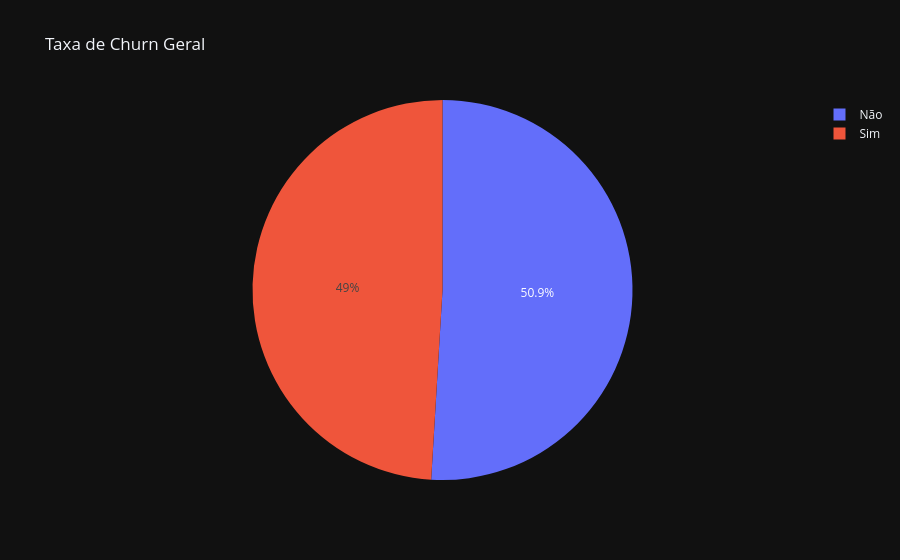

The notebook cell saved with this chart:
### Code cell
# Gráfico - Versão Interativa

# Calcula a contagem por categoria
churn_counts = df_churn['Churn'].value_counts()

# Cria o gráfico
fig_pie = px.pie(values = churn_counts.values,
                 names = churn_counts.index.map({1: 'Sim', 0: 'Não'}),
                 title = 'Taxa de Churn Geral',
                 color = churn_counts.index.map({1: 'Sim', 0: 'Não'}),
                 color_discrete_map = {'Sim':'#EF553B', 'Não':'#636EFA'})
fig_pie.show()

### Figure 1 — Plotly figure (JSON) as saved in the notebook; plotly's stock layout.template omitted (floating-point values rounded to 4 significant figures)
{"data": [{"customdata": [["Não"], ["Sim"]], "domain": {"x": [0.0, 1.0], "y": [0.0, 1.0]}, "hovertemplate": "label=%{label}<br>value=%{value}<br>color=%{customdata[0]}<extra></extra>", "labels": ["Não", "Sim"], "legendgroup": "", "marker": {"colors": ["#636EFA", "#EF553B"]}, "name": "", "showlegend": true, "values": [1019, 981], "type": "pie"}], "layout": {"legend": {"tracegroupgap": 0}, "title": {"text": "Taxa de Churn Geral"}}}
